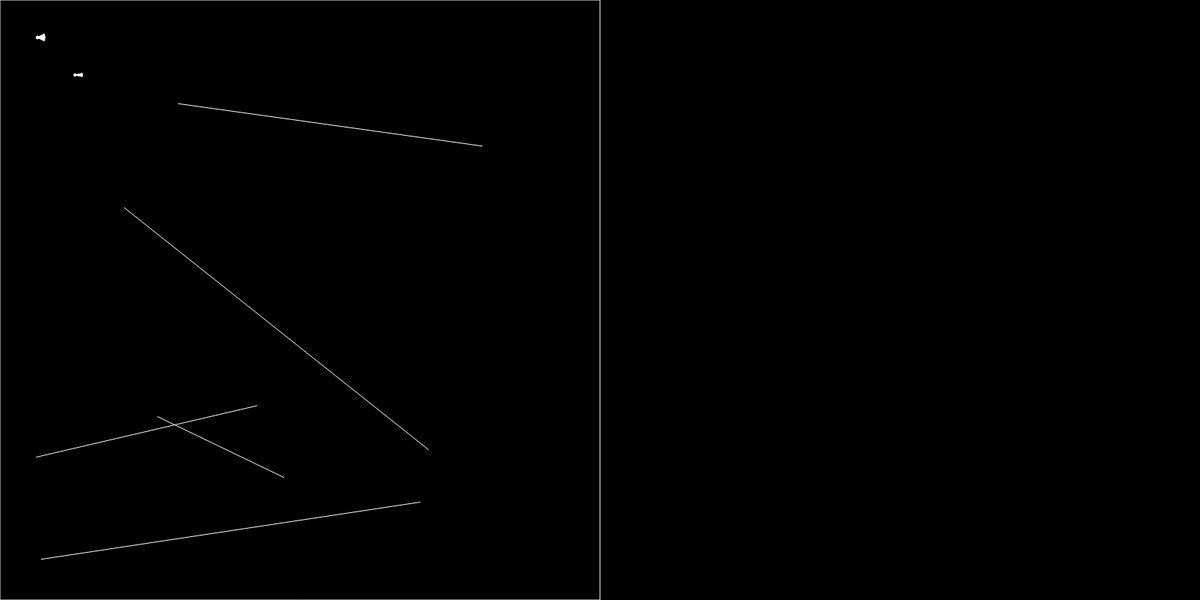
Frame 1 (no input)
Frame 60 (no input): identical to frame 1, image omitted
Frame 120 (the mouse pressed at the canvas centre since frame 60): identical to frame 1, image omitted

The p5.js sketch that drew this single still picture (run headless with seeded random() and noise() and a simulated clock; from frame 60 on, the mouse is pressed at the canvas centre):

// p5.js sketch
// ── sketch.js
let walls = [];

const sceneW = 800;
const sceneH = 800;

function setup() {
	createCanvas(1600, 800);

	// Set Random Boundaries
	for (let i = 0; i < 5; i++) {
		x1 = random(sceneW);
		x2 = random(sceneW);
		y1 = random(sceneH);
		y2 = random(sceneH);
		walls[i] = new Wall(x1, y1, x2, y2);
	}

	// Set edges of screen as walls
	walls.push(new Wall(0, 0, sceneW, 0));
	walls.push(new Wall(sceneW, 0, sceneW, sceneH));
	walls.push(new Wall(sceneW, sceneH, 0, sceneH));
	walls.push(new Wall(0, sceneH, 0, 0));

	particle = new Particle();

	sprite = new Sprite();

	sliderFOV = createSlider(0, 360, 45);
	sliderFOV.input(changeFOV);

	spriteSliderFOV = createSlider(0, 360, 45);
	spriteSliderFOV.input(changeSpriteFOV);

	sliderDensity = createSlider(0.05, 3, 1, 0.05);
	sliderDensity.input(changeDensity);
}

function changeFOV() {
	const fov = sliderFOV.value();
	particle.updateFOV(fov);
}

function changeSpriteFOV() {
	const fov = spriteSliderFOV.value();
	sprite.updateFOV(fov);
}

function changeDensity() {
	const d = sliderDensity.value();
	particle.updateDensity(d);
}

function draw() {
	background(0);

	if (keyIsDown(LEFT_ARROW)) {
		particle.rotate(0.01);
	} else if (keyIsDown(RIGHT_ARROW)) {
		particle.rotate(-0.01);
	} else if (keyIsDown(UP_ARROW)) {
		particle.move(2);
	} else if (keyIsDown(DOWN_ARROW)) {
		particle.move(-2);
	}

	// ---------------------------------------------------------------
	//                      Map View
	// ---------------------------------------------------------------

	// Show all walls
	for (let wall of walls) {
		wall.show();
	}
	particle.show();
	sprite.show();

	// Make particle shine on walls and get array of distances
	const scene = particle.look(walls);
	sprite.look(walls);

	// Set width of rect so that display gets filled evenly
	const w = sceneW / scene.length;

	// ---------------------------------------------------------------
	//                      First Person View
	// ---------------------------------------------------------------

	// Translate to righthand side and draw
	push();
	translate(sceneW, 0);

	// Map brightness between
	for (let i = 0; i < scene.length; i++) {
		const distance = scene[i];
		noStroke();

		// The further the slice, the lower the brightness
		const b = map(distance, 0, sceneW, 255, 0);

		// The further the slice, the smaller the rect
		const h = map(distance, 0, sceneW, sceneH, 0);

		fill(b);
		rectMode(CENTER);
		rect(i * w + w / 2, sceneH / 2, w, h); // i*w + w/2, sceneH / 2 is center of this sliver's view
	}
	pop();
}

// ── particle.js
class Particle {
	constructor() {
		this.fov = 60;
		this.pos = createVector(50, 50);
		this.rays = [];
		this.heading = 0;
		this.density = 1;
		for (let a = -this.fov / 2; a < this.fov / 2; a += this.density) {
			this.rays.push(new Ray(this.pos, radians(a)));
		}
	}

	look(walls) {
		// console.log(walls);
		// Reset scene
		const scene = [];

		//Loop through rays and find closest wall
		for (let i = 0; i < this.rays.length; i++) {
			let ray = this.rays[i];
			let closest_wall = null;
			let wall_distance = Infinity;

			// Check each wall for intersection point, if distance to this
			// point is closet than previous closest, set closest wall to
			// that one and record its distance
			for (let wall of walls) {
				const point = ray.cast(wall);
				if (point) {
					let dist = p5.Vector.dist(this.pos, point);
					if (dist < wall_distance) {
						wall_distance = dist;
						closest_wall = point;
					}
				}
			}

			// if there is a wall on this ray, draw from particle to it
			if (closest_wall) {
				line(this.pos.x, this.pos.y, closest_wall.x, closest_wall.y);
			}
			scene[i] = wall_distance;
		}
		return scene;
	}

	lookAtSprite(sprite) {
		// Reset scene
		const scene = [];

		//Loop through rays and find closest wall
		for (let i = 0; i < this.rays.length; i++) {
			let ray = this.rays[i];
			let sprite_distance = Infinity;

			// Check each wall for intersection point, if distance to this
			// point is closet than previous closest, set closest wall to
			// that one and record its distance
			const point = ray.cast(sprite);
			if (point) {
				sprite_distance = p5.Vector.dist(this.pos, point);
			}

			// if there is a wall on this ray, draw from particle to it
			if (closest_wall) {
				line(this.pos.x, this.pos.y, point.x, point.y);
			}
			scene[i] = sprite_distance;
		}
		return scene;
	}

	updateFOV(fov) {
		this.fov = fov;
		this.rays = [];
		for (let a = -this.fov / 2; a < this.fov / 2; a += this.density) {
			this.rays.push(new Ray(this.pos, radians(a) + this.heading));
		}
	}

	updateDensity(d) {
		this.density = 1 / d;
		this.rays = [];
		for (let a = -this.fov / 2; a < this.fov / 2; a += this.density) {
			this.rays.push(new Ray(this.pos, radians(a) + this.heading));
		}
	}

	rotate(angle) {
		this.heading += angle;
		let index = 0;
		for (let a = -this.fov / 2; a < this.fov / 2; a += this.density) {
			this.rays[index].setAngle(radians(a) + this.heading);
			index += 1;
		}
	}

	update(x, y) {
		this.pos.set(x, y);
	}

	move(dist) {
		const displacement_vector = p5.Vector.fromAngle(this.heading);
		displacement_vector.setMag(dist);
		this.pos.add(displacement_vector);
	}

	show() {
		fill(255);
		ellipse(this.pos.x, this.pos.y, 4);
		for (let ray of this.rays) {
			ray.show();
		}
	}
}

// ── ray.js
class Ray {
	constructor(pos, angle) {
		this.pos = pos;
		this.dir = p5.Vector.fromAngle(angle);
	}

	getDir(x, y) {
		this.dir.x = x - this.pos.x;
		this.dir.y = y - this.pos.y;
		this.dir.normalize();
	}

	setAngle(angle) {
		this.dir = p5.Vector.fromAngle(angle);
	}

	show() {
		stroke(255, 100);
		push();
		translate(this.pos.x, this.pos.y);
		line(0, 0, this.dir.x * 10, this.dir.y * 10);
		pop();
	}

	cast(object) {
		if (!object.pos) {
			const x1 = object.a.x;
			const y1 = object.a.y;
			const x2 = object.b.x;
			const y2 = object.b.y;
		} else {
			const x1 = object.pos.x;
			const y1 = object.pos.y;
			const x2 = object.pos.x;
			const y2 = object.pos.y;
		}

		const x3 = this.pos.x;
		const y3 = this.pos.y;
		const x4 = this.pos.x + this.dir.x;
		const y4 = this.pos.y + this.dir.y;

		// return null if lines are parallel
		const denom = (x1 - x2) * (y3 - y4) - (y1 - y2) * (x3 - x4);
		if (denom == 0) {
			return;
		}

		// otherwise calculate intersection point

		const t = ((x1 - x3) * (y3 - y4) - (y1 - y3) * (x3 - x4)) / denom;
		const u = -((x1 - x2) * (y1 - y3) - (y1 - y2) * (x1 - x3)) / denom;

		// if true, find point of intersection by
		// (Px, Py) = (x1 + t*(x2 - x1), y1 + t*(y2-y1))
		// or
		//  (Px, Py) = (x3 + u*(x4-x3), y3+u(y4-y3))

		if (t > 0 && t < 1 && u > 0) {
			const pointOfIntersection = createVector();
			console.log(pointOfIntersection);
			pointOfIntersection.x = x1 + t * (x2 - x1);
			pointOfIntersection.y = y1 + t * (y2 - y1);
			return pointOfIntersection;
		} else {
			return false;
		}
	}
}

// ── sprite.js
class Sprite {
	constructor() {
		this.fov = 30;
		this.pos = createVector(100, 100);
		this.rays = [];
		this.heading = 0;
		this.density = 1;
		for (let a = -this.fov / 2; a < this.fov / 2; a += this.density) {
			this.rays.push(new Ray(this.pos, radians(a)));
		}
	}

	look(walls) {
		// Reset scene
		const scene = [];

		//Loop through rays and find closest wall
		for (let i = 0; i < this.rays.length; i++) {
			let ray = this.rays[i];
			let closest_wall = null;
			let wall_distance = Infinity;

			// Check each wall for intersection point, if distance to this
			// point is closet than previous closest, set closest wall to
			// that one and record its distance
			for (let wall of walls) {
				const point = ray.cast(wall);

				if (point) {
					console.log(point);
					let dist = p5.Vector.dist(this.pos, point);
					if (dist < wall_distance) {
						wall_distance = dist;
						closest_wall = point;
					}
				}
			}

			if (closest_wall) {
				line(this.pos.x, this.pos.y, closest_wall.x, closest_wall.y);
			}
			scene[i] = wall_distance;
		}
		return scene;
	}

	updateFOV(fov) {
		this.fov = fov;
		this.rays = [];
		for (let a = -this.fov / 2; a < this.fov / 2; a += this.density) {
			this.rays.push(new Ray(this.pos, radians(a) + this.heading));
		}
	}

	// rotate
	rotate(angle) {
		this.heading += angle;
		let index = 0;
		for (let a = -this.fov / 2; a < this.fov / 2; a += this.density) {
			this.rays[index].setAngle(radians(a) + this.heading);
			index += 1;
		}
	}

	move(dist) {
		const displacement_vector = p5.Vector.fromAngle(this.heading);
		displacement_vector.setMag(dist);
		this.pos.add(displacement_vector);
	}

	show() {
		fill(255);
		ellipse(this.pos.x, this.pos.y, 4);
		for (let ray of this.rays) {
			ray.show();
		}
	}
}

// ── wall.js
class Wall {

    // Initialize wall
    constructor(x1, y1, x2, y2) {
        this.a = createVector(x1, y1)
        this.b = createVector(x2, y2)
    }

    // Display wall 
    show() {
        stroke(255)
        line(this.a.x, this.a.y, this.b.x, this.b.y)
    }
}
